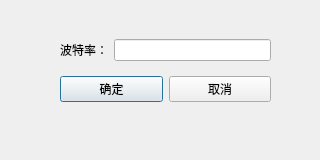
<?xml version="1.0" encoding="UTF-8"?>
<ui version="4.0">
 <class>User_baud_rate_dialog</class>
 <widget class="QDialog" name="User_baud_rate_dialog">
  <property name="geometry">
   <rect>
    <x>0</x>
    <y>0</y>
    <width>320</width>
    <height>160</height>
   </rect>
  </property>
  <property name="windowTitle">
   <string>Dialog</string>
  </property>
  <widget class="QWidget" name="">
   <property name="geometry">
    <rect>
     <x>60</x>
     <y>30</y>
     <width>211</width>
     <height>81</height>
    </rect>
   </property>
   <layout class="QVBoxLayout" name="verticalLayout">
    <item>
     <layout class="QHBoxLayout" name="horizontalLayout">
      <item>
       <widget class="QLabel" name="label">
        <property name="text">
         <string>波特率：</string>
        </property>
       </widget>
      </item>
      <item>
       <widget class="QLineEdit" name="lineEdit"/>
      </item>
     </layout>
    </item>
    <item>
     <layout class="QHBoxLayout" name="horizontalLayout_2">
      <item>
       <widget class="QPushButton" name="pushButton_ok">
        <property name="text">
         <string>确定</string>
        </property>
       </widget>
      </item>
      <item>
       <widget class="QPushButton" name="pushButton_cancel">
        <property name="text">
         <string>取消</string>
        </property>
       </widget>
      </item>
     </layout>
    </item>
   </layout>
  </widget>
 </widget>
 <resources/>
 <connections/>
</ui>
